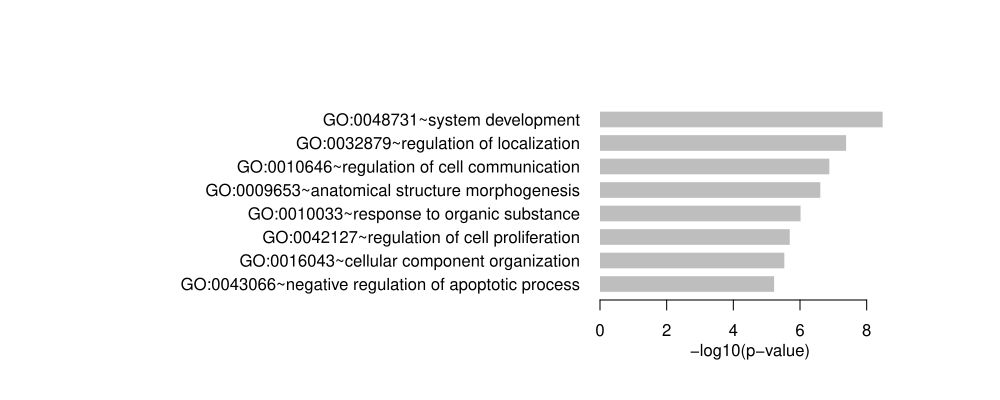

Generate this figure with R:
###################################################################################################
################################     PARAMETER/FUNCTION DEFINE     ################################
###################################################################################################
# sys_argv <- commandArgs(T)
cccol <- c("#CE0013","#16557A","#C7A609","#87C232","#008792","#A14C94","#15A08C","#8B7E75","#1E7CAF","#EA425F","#46489A","#E50033","#0F231F","#1187CD")
cccol80 <- c("#CE001380","#16557A80","#C7A60980","#87C23280","#64C0AB80","#A14C9480","#15A08C80","#8B7E7580","#1E7CAF80","#EA425F80","#46489A80","#E5003380","#0F231F80","#1187CD80")
cccol50 <- c("#CE001350","#16557A50","#C7A60950","#87C23250","#00879250","#A14C9450","#15A08C50","#8B7E7550","#1E7CAF50","#EA425F50","#46489A50","#E5003350","#0F231F50","#1187CD50")
options(scipen = 200)

###################################################################################################
################################            READ IN DATA           ################################
###################################################################################################

GO <- read.table("FigS2a.txt",sep='\t',header=F)

###################################################################################################
################################                PLOT               ################################
###################################################################################################
pdf("FigS2a.GO.pdf",width=10,height=4)
GO[,12] <- -log10(GO[,12])
GO <- GO[order(GO[,12]),]
GO <- GO[!duplicated(GO),]
par(mar=c(5,30,4,5))
barplot(GO[,12],horiz=T,names=GO[,2],las=2,border=F,col="grey",space=0.5,axes=F,xlim=c(0,9))
axis(side=1);mtext("-log10(p-value)",side=1,line=2)
dev.off()
